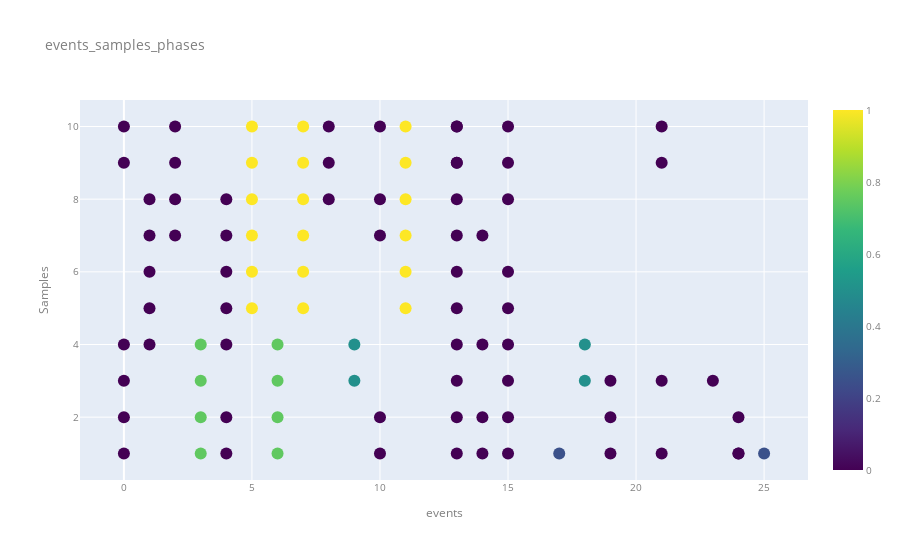

Source (notebook cell):
### Code cell
import plotly.graph_objects as go
fig = go.Figure(data=go.Scatter(x=es_data[:,0],
                                y=es_data[:,1],
                                mode='markers',
                                marker=dict(
                                    size=12,
                                    color=es_data[:,2], #set color equal to a variable
                                    colorscale='Viridis', # one of plotly colorscales
                                    showscale=True
                                )
                                )) # hover text goes here

fig.update_layout(
    title="events_samples_phases",
    xaxis_title="events",
    yaxis_title="Samples",
    font=dict(
        size=10,
        color="#7f7f7f"
    )
)
fig.show()
plotly.offline.plot(fig, filename='events_samples_phases.html')

### Figure 1 — Plotly figure (JSON) as saved in the notebook; plotly's stock layout.template omitted (floating-point values rounded to 4 significant figures)
{"data": [{"marker": {"color": [0, 0, 0, 0, 0, 0, 0, 0, 0, 0, 0, 0, 0, 0, 0, 0.75, 0.75, 0.75, 0.75, 0, 0, 0, 0, 0, 0, 0, 1, 1, 1, 1, 1, 1, 0.75, 0.75, 0.75, 0.75, 1, 1, 1, 1, 1, 1, 0, 0, 0, 0.5, 0.5, 0, 0, 0, 0, 0, 1, 1, 1, 1, 1, 1, 0, 0, 0, 0, 0, 0, 0, 0, 0, 0, 0, 0, 0, 0, 0, 0, 0, 0, 0, 0, 0, 0, 0, 0, 0, 0.25, 0.5, 0.5, 0, 0, 0, 0, 0, 0, 0, 0, 0, 0, 0, 0.25], "colorscale": [[0, "#440154"], [0.1111, "#482878"], [0.2222, "#3e4989"], [0.3333, "#31688e"], [0.4444, "#26828e"], [0.5556, "#1f9e89"], [0.6667, "#35b779"], [0.7778, "#6ece58"], [0.8889, "#b5de2b"], [1, "#fde725"]], "showscale": true, "size": 12}, "mode": "markers", "type": "scatter", "x": [0, 0, 0, 0, 0, 0, 1, 1, 1, 1, 1, 2, 2, 2, 2, 3, 3, 3, 3, 4, 4, 4, 4, 4, 4, 4, 5, 5, 5, 5, 5, 5, 6, 6, 6, 6, 7, 7, 7, 7, 7, 7, 8, 8, 8, 9, 9, 10, 10, 10, 10, 10, 11, 11, 11, 11, 11, 11, 13, 13, 13, 13, 13, 13, 13, 13, 13, 13, 13, 13, 14, 14, 14, 14, 15, 15, 15, 15, 15, 15, 15, 15, 15, 17, 18, 18, 19, 19, 19, 21, 21, 21, 21, 23, 24, 24, 24, 25], "y": [3, 4, 2, 1, 9, 10, 8, 4, 5, 6, 7, 10, 7, 8, 9, 4, 3, 2, 1, 2, 1, 7, 8, 5, 6, 4, 10, 9, 8, 7, 5, 6, 4, 3, 2, 1, 10, 9, 8, 7, 6, 5, 10, 8, 9, 4, 3, 1, 2, 10, 7, 8, 6, 5, 10, 9, 7, 8, 9, 10, 4, 3, 8, 2, 6, 7, 5, 1, 10, 9, 4, 2, 1, 7, 5, 10, 6, 9, 8, 4, 3, 2, 1, 1, 4, 3, 3, 2, 1, 3, 10, 9, 1, 3, 2, 1, 1, 1]}], "layout": {"font": {"color": "#7f7f7f", "size": 10}, "title": {"text": "events_samples_phases"}, "xaxis": {"title": {"text": "events"}}, "yaxis": {"title": {"text": "Samples"}}}}
